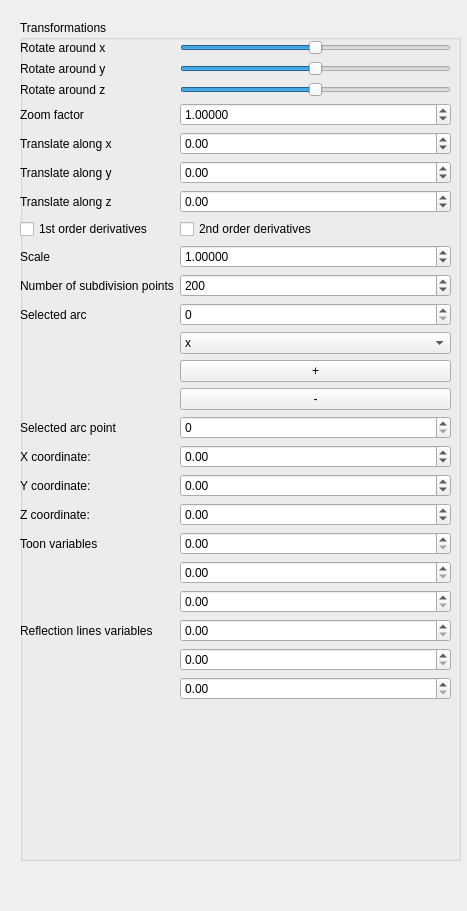
<?xml version="1.0" encoding="UTF-8"?>
<ui version="4.0">
 <class>SideWidget</class>
 <widget class="QWidget" name="SideWidget">
  <property name="geometry">
   <rect>
    <x>0</x>
    <y>0</y>
    <width>467</width>
    <height>911</height>
   </rect>
  </property>
  <property name="sizePolicy">
   <sizepolicy hsizetype="Fixed" vsizetype="Preferred">
    <horstretch>0</horstretch>
    <verstretch>0</verstretch>
   </sizepolicy>
  </property>
  <property name="minimumSize">
   <size>
    <width>269</width>
    <height>0</height>
   </size>
  </property>
  <property name="windowTitle">
   <string>Form</string>
  </property>
  <widget class="QGroupBox" name="groupBox">
   <property name="geometry">
    <rect>
     <x>20</x>
     <y>20</y>
     <width>441</width>
     <height>841</height>
    </rect>
   </property>
   <property name="title">
    <string>Transformations</string>
   </property>
   <widget class="QWidget" name="layoutWidget">
    <property name="geometry">
     <rect>
      <x>0</x>
      <y>20</y>
      <width>431</width>
      <height>805</height>
     </rect>
    </property>
    <layout class="QFormLayout" name="formLayout">
     <item row="0" column="0">
      <widget class="QLabel" name="label">
       <property name="text">
        <string>Rotate around x</string>
       </property>
       <property name="buddy">
        <cstring>rotate_x_slider</cstring>
       </property>
      </widget>
     </item>
     <item row="0" column="1">
      <widget class="QSlider" name="rotate_x_slider">
       <property name="minimum">
        <number>-180</number>
       </property>
       <property name="maximum">
        <number>180</number>
       </property>
       <property name="orientation">
        <enum>Qt::Horizontal</enum>
       </property>
      </widget>
     </item>
     <item row="1" column="0">
      <widget class="QLabel" name="label_2">
       <property name="text">
        <string>Rotate around y</string>
       </property>
       <property name="buddy">
        <cstring>rotate_y_slider</cstring>
       </property>
      </widget>
     </item>
     <item row="1" column="1">
      <widget class="QSlider" name="rotate_y_slider">
       <property name="minimum">
        <number>-180</number>
       </property>
       <property name="maximum">
        <number>180</number>
       </property>
       <property name="orientation">
        <enum>Qt::Horizontal</enum>
       </property>
      </widget>
     </item>
     <item row="2" column="0">
      <widget class="QLabel" name="label_3">
       <property name="text">
        <string>Rotate around z</string>
       </property>
       <property name="buddy">
        <cstring>rotate_z_slider</cstring>
       </property>
      </widget>
     </item>
     <item row="2" column="1">
      <widget class="QSlider" name="rotate_z_slider">
       <property name="minimum">
        <number>-180</number>
       </property>
       <property name="maximum">
        <number>180</number>
       </property>
       <property name="orientation">
        <enum>Qt::Horizontal</enum>
       </property>
      </widget>
     </item>
     <item row="3" column="0">
      <widget class="QLabel" name="label_4">
       <property name="text">
        <string>Zoom factor</string>
       </property>
       <property name="buddy">
        <cstring>zoom_factor_spin_box</cstring>
       </property>
      </widget>
     </item>
     <item row="3" column="1">
      <widget class="QDoubleSpinBox" name="zoom_factor_spin_box">
       <property name="toolTip">
        <string/>
       </property>
       <property name="decimals">
        <number>5</number>
       </property>
       <property name="minimum">
        <double>0.000100000000000</double>
       </property>
       <property name="maximum">
        <double>10000.000000000000000</double>
       </property>
       <property name="singleStep">
        <double>0.100000000000000</double>
       </property>
       <property name="value">
        <double>1.000000000000000</double>
       </property>
      </widget>
     </item>
     <item row="4" column="0">
      <widget class="QLabel" name="label_5">
       <property name="text">
        <string>Translate along x</string>
       </property>
       <property name="buddy">
        <cstring>trans_x_spin_box</cstring>
       </property>
      </widget>
     </item>
     <item row="4" column="1">
      <widget class="QDoubleSpinBox" name="trans_x_spin_box">
       <property name="minimum">
        <double>-100.000000000000000</double>
       </property>
       <property name="maximum">
        <double>100.000000000000000</double>
       </property>
       <property name="singleStep">
        <double>0.100000000000000</double>
       </property>
      </widget>
     </item>
     <item row="5" column="0">
      <widget class="QLabel" name="label_6">
       <property name="text">
        <string>Translate along y</string>
       </property>
       <property name="buddy">
        <cstring>trans_y_spin_box</cstring>
       </property>
      </widget>
     </item>
     <item row="5" column="1">
      <widget class="QDoubleSpinBox" name="trans_y_spin_box">
       <property name="minimum">
        <double>-100.000000000000000</double>
       </property>
       <property name="maximum">
        <double>100.000000000000000</double>
       </property>
       <property name="singleStep">
        <double>0.100000000000000</double>
       </property>
      </widget>
     </item>
     <item row="6" column="0">
      <widget class="QLabel" name="label_7">
       <property name="text">
        <string>Translate along z</string>
       </property>
       <property name="buddy">
        <cstring>trans_z_spin_box</cstring>
       </property>
      </widget>
     </item>
     <item row="6" column="1">
      <widget class="QDoubleSpinBox" name="trans_z_spin_box">
       <property name="minimum">
        <double>-100.000000000000000</double>
       </property>
       <property name="maximum">
        <double>100.000000000000000</double>
       </property>
       <property name="singleStep">
        <double>0.100000000000000</double>
       </property>
      </widget>
     </item>
     <item row="7" column="0">
      <widget class="QCheckBox" name="first_der">
       <property name="text">
        <string>1st order derivatives</string>
       </property>
      </widget>
     </item>
     <item row="7" column="1">
      <widget class="QCheckBox" name="second_der">
       <property name="text">
        <string>2nd order derivatives</string>
       </property>
      </widget>
     </item>
     <item row="9" column="0">
      <widget class="QLabel" name="label_8">
       <property name="text">
        <string>Scale</string>
       </property>
      </widget>
     </item>
     <item row="9" column="1">
      <widget class="QDoubleSpinBox" name="scale">
       <property name="toolTip">
        <string/>
       </property>
       <property name="decimals">
        <number>5</number>
       </property>
       <property name="minimum">
        <double>0.000100000000000</double>
       </property>
       <property name="maximum">
        <double>100.000000000000000</double>
       </property>
       <property name="singleStep">
        <double>0.100000000000000</double>
       </property>
       <property name="value">
        <double>1.000000000000000</double>
       </property>
      </widget>
     </item>
     <item row="10" column="0">
      <widget class="QLabel" name="NumberOfSubdivisionPointsLabel">
       <property name="text">
        <string>Number of subdivision points</string>
       </property>
      </widget>
     </item>
     <item row="10" column="1">
      <widget class="QSpinBox" name="set_div_points">
       <property name="minimum">
        <number>1</number>
       </property>
       <property name="maximum">
        <number>1000</number>
       </property>
       <property name="value">
        <number>200</number>
       </property>
      </widget>
     </item>
     <item row="11" column="0">
      <widget class="QLabel" name="label_9">
       <property name="text">
        <string>Selected arc</string>
       </property>
      </widget>
     </item>
     <item row="11" column="1">
      <widget class="QSpinBox" name="arc_selector">
       <property name="minimum">
        <number>0</number>
       </property>
       <property name="maximum">
        <number>20</number>
       </property>
       <property name="value">
        <number>0</number>
       </property>
      </widget>
     </item>
     <item row="13" column="1">
      <widget class="QPushButton" name="plus">
       <property name="text">
        <string>+</string>
       </property>
      </widget>
     </item>
     <item row="14" column="1">
      <widget class="QPushButton" name="minus">
       <property name="text">
        <string>-</string>
       </property>
      </widget>
     </item>
     <item row="15" column="0">
      <widget class="QLabel" name="label_10">
       <property name="text">
        <string>Selected arc point</string>
       </property>
      </widget>
     </item>
     <item row="15" column="1">
      <widget class="QSpinBox" name="arc_point_selector">
       <property name="minimum">
        <number>0</number>
       </property>
       <property name="maximum">
        <number>3</number>
       </property>
       <property name="value">
        <number>0</number>
       </property>
      </widget>
     </item>
     <item row="16" column="0">
      <widget class="QLabel" name="selectedCurveLabel_3">
       <property name="text">
        <string>X coordinate:</string>
       </property>
      </widget>
     </item>
     <item row="16" column="1">
      <widget class="QDoubleSpinBox" name="x_selector">
       <property name="minimum">
        <double>-100.000000000000000</double>
       </property>
       <property name="maximum">
        <double>100.000000000000000</double>
       </property>
       <property name="singleStep">
        <double>0.100000000000000</double>
       </property>
      </widget>
     </item>
     <item row="17" column="0">
      <widget class="QLabel" name="selectedCurveLabel_4">
       <property name="text">
        <string>Y coordinate:</string>
       </property>
      </widget>
     </item>
     <item row="17" column="1">
      <widget class="QDoubleSpinBox" name="y_selector">
       <property name="minimum">
        <double>-100.000000000000000</double>
       </property>
       <property name="maximum">
        <double>100.000000000000000</double>
       </property>
       <property name="singleStep">
        <double>0.100000000000000</double>
       </property>
      </widget>
     </item>
     <item row="18" column="0">
      <widget class="QLabel" name="selectedCurveLabel_5">
       <property name="text">
        <string>Z coordinate:</string>
       </property>
      </widget>
     </item>
     <item row="18" column="1">
      <widget class="QDoubleSpinBox" name="z_selector">
       <property name="minimum">
        <double>-100.000000000000000</double>
       </property>
       <property name="maximum">
        <double>100.000000000000000</double>
       </property>
       <property name="singleStep">
        <double>0.100000000000000</double>
       </property>
      </widget>
     </item>
     <item row="19" column="0">
      <widget class="QLabel" name="selectedCurveLabel_10">
       <property name="text">
        <string>Toon variables</string>
       </property>
      </widget>
     </item>
     <item row="19" column="1">
      <widget class="QDoubleSpinBox" name="r_selector">
       <property name="minimum">
        <double>0.000000000000000</double>
       </property>
       <property name="maximum">
        <double>1.000000000000000</double>
       </property>
       <property name="singleStep">
        <double>0.010000000000000</double>
       </property>
      </widget>
     </item>
     <item row="20" column="1">
      <widget class="QDoubleSpinBox" name="g_selector">
       <property name="minimum">
        <double>0.000000000000000</double>
       </property>
       <property name="maximum">
        <double>1.000000000000000</double>
       </property>
       <property name="singleStep">
        <double>0.010000000000000</double>
       </property>
      </widget>
     </item>
     <item row="21" column="1">
      <widget class="QDoubleSpinBox" name="b_selector">
       <property name="minimum">
        <double>0.000000000000000</double>
       </property>
       <property name="maximum">
        <double>1.000000000000000</double>
       </property>
       <property name="singleStep">
        <double>0.010000000000000</double>
       </property>
      </widget>
     </item>
     <item row="22" column="0">
      <widget class="QLabel" name="selectedCurveLabel_11">
       <property name="text">
        <string>Reflection lines variables</string>
       </property>
      </widget>
     </item>
     <item row="22" column="1">
      <widget class="QDoubleSpinBox" name="scaling_selector">
       <property name="minimum">
        <double>0.000000000000000</double>
       </property>
       <property name="maximum">
        <double>10.000000000000000</double>
       </property>
       <property name="singleStep">
        <double>0.100000000000000</double>
       </property>
      </widget>
     </item>
     <item row="23" column="1">
      <widget class="QDoubleSpinBox" name="smooth_selector">
       <property name="minimum">
        <double>0.000000000000000</double>
       </property>
       <property name="maximum">
        <double>10.000000000000000</double>
       </property>
       <property name="singleStep">
        <double>0.100000000000000</double>
       </property>
      </widget>
     </item>
     <item row="24" column="1">
      <widget class="QDoubleSpinBox" name="shade_selector">
       <property name="minimum">
        <double>0.000000000000000</double>
       </property>
       <property name="maximum">
        <double>10.000000000000000</double>
       </property>
       <property name="singleStep">
        <double>0.100000000000000</double>
       </property>
      </widget>
     </item>
     <item row="12" column="1">
      <widget class="QComboBox" name="direction_selector">
       <item>
        <property name="text">
         <string>x</string>
        </property>
       </item>
       <item>
        <property name="text">
         <string>y</string>
        </property>
       </item>
       <item>
        <property name="text">
         <string>z</string>
        </property>
       </item>
      </widget>
     </item>
    </layout>
   </widget>
  </widget>
 </widget>
 <resources/>
 <connections/>
</ui>
